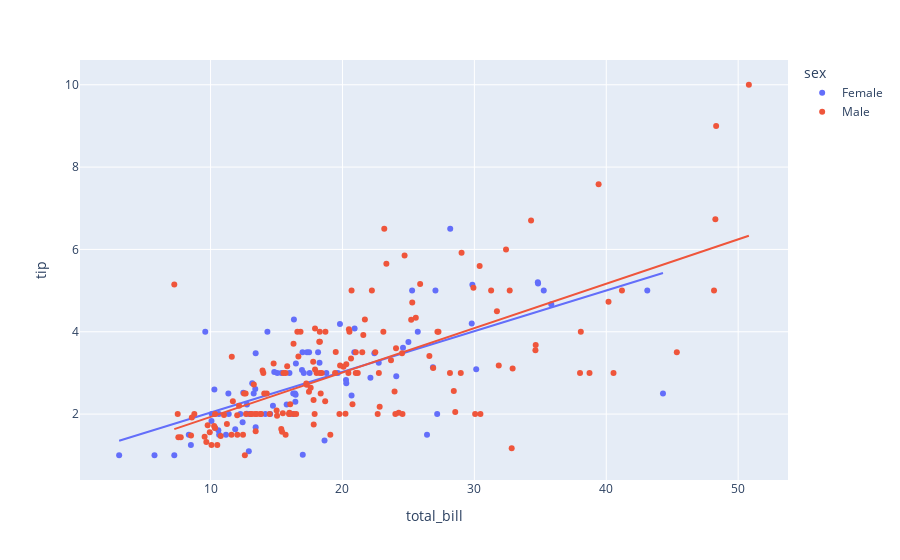

Notebook source saved alongside this figure:
### Code cell
df = px.data.tips()
fig = go.Figure()
fig = px.scatter(df, x="total_bill", y="tip", color="sex", trendline="ols")
fig.show()

### Figure 1 — Plotly figure (JSON) as saved in the notebook; plotly's stock layout.template omitted (floating-point values rounded to 4 significant figures; data arrays with more than 128 entries replaced by an {"elided": "..."} marker saying what was removed)
{"data": [{"hovertemplate": "sex=Female<br>total_bill=%{x}<br>tip=%{y}<extra></extra>", "legendgroup": "Female", "marker": {"color": "#636efa", "symbol": "circle"}, "mode": "markers", "name": "Female", "orientation": "v", "showlegend": true, "type": "scatter", "x": [16.99, 24.59, 35.26, 14.83, 10.33, 16.97, 20.29, 15.77, 19.65, 15.06, 20.69, 16.93, 10.29, 34.81, 26.41, 16.45, 3.07, 17.07, 26.86, 25.28, 14.73, 10.07, 34.83, 5.75, 16.32, 22.75, 11.35, 15.38, 44.3, 22.42, 20.92, 14.31, 7.25, 25.71, 17.31, 10.65, 12.43, 24.08, 13.42, 12.48, 29.8, 14.52, 11.38, 20.27, 11.17, 12.26, 18.26, 8.51, 10.33, 14.15, 13.16, 17.47, 27.05, 16.43, 8.35, 18.64, 11.87, 29.85, 25, 13.39, 16.21, 17.51, 10.59, 10.63, 9.6, 20.9, 18.15, 19.81, 43.11, 13, 12.74, 13, 16.4, 16.47, 12.76, 13.27, 28.17, 12.9, 30.14, 13.42, 15.98, 16.27, 10.09, 22.12, 35.83, 27.18, 18.78], "xaxis": "x", "y": [1.01, 3.61, 5, 3.02, 1.67, 3.5, 2.75, 2.23, 3, 3, 2.45, 3.07, 2.6, 5.2, 1.5, 2.47, 1, 3, 3.14, 5, 2.2, 1.83, 5.17, 1, 4.3, 3.25, 2.5, 3, 2.5, 3.48, 4.08, 4, 1, 4, 3.5, 1.5, 1.8, 2.92, 1.68, 2.52, 4.2, 2, 2, 2.83, 1.5, 2, 3.25, 1.25, 2, 2, 2.75, 3.5, 5, 2.3, 1.5, 1.36, 1.63, 5.14, 3.75, 2.61, 2, 3, 1.61, 2, 4, 3.5, 3.5, 4.19, 5, 2, 2.01, 2, 2.5, 3.23, 2.23, 2.5, 6.5, 1.1, 3.09, 3.48, 3, 2.5, 2, 2.88, 4.67, 2, 3], "yaxis": "y"}, {"hovertemplate": "<b>OLS trendline</b><br>tip = 0.0988779 * total_bill + 1.04802<br>R<sup>2</sup>=0.466488<br><br>sex=Female<br>total_bill=%{x}<br>tip=%{y} <b>(trend)</b><extra></extra>", "legendgroup": "Female", "marker": {"color": "#636efa", "symbol": "circle"}, "mode": "lines", "name": "Female", "showlegend": false, "type": "scatter", "x": [3.07, 5.75, 7.25, 8.35, 8.51, 9.6, 10.07, 10.09, 10.29, 10.33, 10.33, 10.59, 10.63, 10.65, 11.17, 11.35, 11.38, 11.87, 12.26, 12.43, 12.48, 12.74, 12.76, 12.9, 13, 13, 13.16, 13.27, 13.39, 13.42, 13.42, 14.15, 14.31, 14.52, 14.73, 14.83, 15.06, 15.38, 15.77, 15.98, 16.21, 16.27, 16.32, 16.4, 16.43, 16.45, 16.47, 16.93, 16.97, 16.99, 17.07, 17.31, 17.47, 17.51, 18.15, 18.26, 18.64, 18.78, 19.65, 19.81, 20.27, 20.29, 20.69, 20.9, 20.92, 22.12, 22.42, 22.75, 24.08, 24.59, 25, 25.28, 25.71, 26.41, 26.86, 27.05, 27.18, 28.17, 29.8, 29.85, 30.14, 34.81, 34.83, 35.26, 35.83, 43.11, 44.3], "xaxis": "x", "y": [1.352, 1.617, 1.765, 1.874, 1.889, 1.997, 2.044, 2.046, 2.065, 2.069, 2.069, 2.095, 2.099, 2.101, 2.152, 2.17, 2.173, 2.222, 2.26, 2.277, 2.282, 2.308, 2.31, 2.324, 2.333, 2.333, 2.349, 2.36, 2.372, 2.375, 2.375, 2.447, 2.463, 2.484, 2.504, 2.514, 2.537, 2.569, 2.607, 2.628, 2.651, 2.657, 2.662, 2.67, 2.673, 2.675, 2.677, 2.722, 2.726, 2.728, 2.736, 2.76, 2.775, 2.779, 2.843, 2.854, 2.891, 2.905, 2.991, 3.007, 3.052, 3.054, 3.094, 3.115, 3.117, 3.235, 3.265, 3.297, 3.429, 3.479, 3.52, 3.548, 3.59, 3.659, 3.704, 3.723, 3.736, 3.833, 3.995, 4.0, 4.028, 4.49, 4.492, 4.534, 4.591, 5.311, 5.428], "yaxis": "y"}, {"hovertemplate": "sex=Male<br>total_bill=%{x}<br>tip=%{y}<extra></extra>", "legendgroup": "Male", "marker": {"color": "#EF553B", "symbol": "circle"}, "mode": "markers", "name": "Male", "orientation": "v", "showlegend": true, "type": "scatter", "x": {"elided": "157 float values"}, "xaxis": "x", "y": {"elided": "157 float values"}, "yaxis": "y"}, {"hovertemplate": "<b>OLS trendline</b><br>tip = 0.107861 * total_bill + 0.852148<br>R<sup>2</sup>=0.448569<br><br>sex=Male<br>total_bill=%{x}<br>tip=%{y} <b>(trend)</b><extra></extra>", "legendgroup": "Male", "marker": {"color": "#EF553B", "symbol": "circle"}, "mode": "lines", "name": "Male", "showlegend": false, "type": "scatter", "x": {"elided": "157 float values"}, "xaxis": "x", "y": {"elided": "157 float values"}, "yaxis": "y"}], "layout": {"legend": {"title": {"text": "sex"}, "tracegroupgap": 0}, "margin": {"t": 60}, "xaxis": {"anchor": "y", "domain": [0, 1], "title": {"text": "total_bill"}}, "yaxis": {"anchor": "x", "domain": [0, 1], "title": {"text": "tip"}}}}
